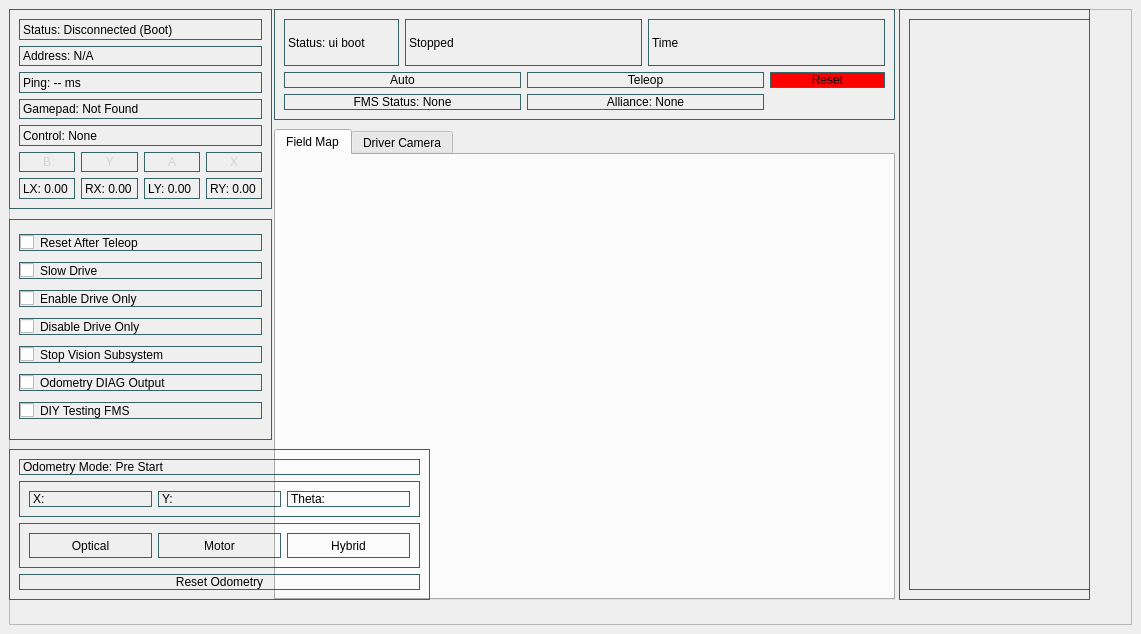
<?xml version="1.0" encoding="UTF-8"?>
<ui version="4.0">
 <class>MainWindow</class>
 <widget class="QMainWindow" name="MainWindow">
  <property name="geometry">
   <rect>
    <x>0</x>
    <y>0</y>
    <width>1141</width>
    <height>634</height>
   </rect>
  </property>
  <property name="windowTitle">
   <string>Driver Station</string>
  </property>
  <widget class="QWidget" name="centralwidget">
   <layout class="QGridLayout" name="gridLayout">
    <item row="0" column="0">
     <widget class="QFrame" name="frame">
      <property name="styleSheet">
       <string notr="true"/>
      </property>
      <property name="frameShape">
       <enum>QFrame::Shape::StyledPanel</enum>
      </property>
      <property name="frameShadow">
       <enum>QFrame::Shadow::Raised</enum>
      </property>
      <widget class="QFrame" name="frame_connection">
       <property name="geometry">
        <rect>
         <x>0</x>
         <y>0</y>
         <width>263</width>
         <height>200</height>
        </rect>
       </property>
       <property name="styleSheet">
        <string notr="true">border:1px solid rgb(55, 100, 102);</string>
       </property>
       <property name="frameShape">
        <enum>QFrame::Shape::StyledPanel</enum>
       </property>
       <property name="frameShadow">
        <enum>QFrame::Shadow::Raised</enum>
       </property>
       <layout class="QGridLayout" name="gridLayout_2">
        <item row="0" column="0">
         <layout class="QVBoxLayout" name="verticalLayout">
          <item>
           <widget class="QLabel" name="status_label">
            <property name="text">
             <string>Status: Disconnected (Boot)</string>
            </property>
           </widget>
          </item>
          <item>
           <widget class="QLabel" name="address_label">
            <property name="text">
             <string>Address: N/A</string>
            </property>
           </widget>
          </item>
          <item>
           <widget class="QLabel" name="ping_label">
            <property name="text">
             <string>Ping: -- ms</string>
            </property>
           </widget>
          </item>
          <item>
           <widget class="QLabel" name="gamepad_label">
            <property name="text">
             <string>Gamepad: Not Found</string>
            </property>
           </widget>
          </item>
          <item>
           <widget class="QLabel" name="control_mode_label">
            <property name="text">
             <string>Control: None</string>
            </property>
           </widget>
          </item>
          <item>
           <layout class="QHBoxLayout" name="horizontalLayout">
            <item>
             <widget class="QLabel" name="button_b_label">
              <property name="styleSheet">
               <string notr="true">color: lightgray</string>
              </property>
              <property name="text">
               <string>B</string>
              </property>
              <property name="alignment">
               <set>Qt::AlignmentFlag::AlignCenter</set>
              </property>
             </widget>
            </item>
            <item>
             <widget class="QLabel" name="button_y_label">
              <property name="styleSheet">
               <string notr="true">color: lightgray</string>
              </property>
              <property name="text">
               <string>Y</string>
              </property>
              <property name="alignment">
               <set>Qt::AlignmentFlag::AlignCenter</set>
              </property>
             </widget>
            </item>
            <item>
             <widget class="QLabel" name="button_a_label">
              <property name="styleSheet">
               <string notr="true">color: lightgray</string>
              </property>
              <property name="text">
               <string>A</string>
              </property>
              <property name="alignment">
               <set>Qt::AlignmentFlag::AlignCenter</set>
              </property>
             </widget>
            </item>
            <item>
             <widget class="QLabel" name="button_x_label">
              <property name="styleSheet">
               <string notr="true">color: lightgray</string>
              </property>
              <property name="text">
               <string>X</string>
              </property>
              <property name="alignment">
               <set>Qt::AlignmentFlag::AlignCenter</set>
              </property>
             </widget>
            </item>
           </layout>
          </item>
          <item>
           <layout class="QHBoxLayout" name="horizontalLayout_2">
            <item>
             <widget class="QLabel" name="lx_label">
              <property name="text">
               <string>LX: 0.00</string>
              </property>
             </widget>
            </item>
            <item>
             <widget class="QLabel" name="rx_label">
              <property name="text">
               <string>RX: 0.00</string>
              </property>
             </widget>
            </item>
            <item>
             <widget class="QLabel" name="ly_label">
              <property name="text">
               <string>LY: 0.00</string>
              </property>
             </widget>
            </item>
            <item>
             <widget class="QLabel" name="ry_label">
              <property name="text">
               <string>RY: 0.00</string>
              </property>
             </widget>
            </item>
           </layout>
          </item>
         </layout>
        </item>
       </layout>
      </widget>
      <widget class="QFrame" name="frame_robot_control">
       <property name="geometry">
        <rect>
         <x>265</x>
         <y>0</y>
         <width>621</width>
         <height>111</height>
        </rect>
       </property>
       <property name="styleSheet">
        <string notr="true">border:1px solid rgb(55, 100, 102);</string>
       </property>
       <layout class="QGridLayout" name="gridLayout_3">
        <item row="0" column="0">
         <widget class="QLabel" name="label">
          <property name="text">
           <string>Status: ui boot</string>
          </property>
         </widget>
        </item>
        <item row="0" column="3" colspan="2">
         <widget class="QLabel" name="timer">
          <property name="text">
           <string>Time</string>
          </property>
         </widget>
        </item>
        <item row="2" column="4">
         <widget class="QPushButton" name="btn_rst">
          <property name="autoFillBackground">
           <bool>false</bool>
          </property>
          <property name="styleSheet">
           <string notr="true">background: red;</string>
          </property>
          <property name="text">
           <string>Reset</string>
          </property>
         </widget>
        </item>
        <item row="2" column="0" colspan="2">
         <widget class="QPushButton" name="btn_auto">
          <property name="autoFillBackground">
           <bool>false</bool>
          </property>
          <property name="text">
           <string>Auto</string>
          </property>
         </widget>
        </item>
        <item row="2" column="2" colspan="2">
         <widget class="QPushButton" name="btn_teleop">
          <property name="mouseTracking">
           <bool>false</bool>
          </property>
          <property name="acceptDrops">
           <bool>true</bool>
          </property>
          <property name="toolTip">
           <string>Enable Teleop</string>
          </property>
          <property name="autoFillBackground">
           <bool>false</bool>
          </property>
          <property name="text">
           <string>Teleop</string>
          </property>
          <property name="flat">
           <bool>false</bool>
          </property>
         </widget>
        </item>
        <item row="0" column="1" colspan="2">
         <widget class="QLabel" name="robot_status">
          <property name="text">
           <string>Stopped</string>
          </property>
         </widget>
        </item>
        <item row="3" column="0" colspan="2">
         <widget class="QPushButton" name="btn_auto_2">
          <property name="autoFillBackground">
           <bool>false</bool>
          </property>
          <property name="text">
           <string>FMS Status: None</string>
          </property>
         </widget>
        </item>
        <item row="3" column="2" colspan="2">
         <widget class="QPushButton" name="btn_auto_3">
          <property name="autoFillBackground">
           <bool>false</bool>
          </property>
          <property name="text">
           <string>Alliance: None</string>
          </property>
         </widget>
        </item>
       </layout>
      </widget>
      <widget class="QTabWidget" name="main_center_tabs">
       <property name="geometry">
        <rect>
         <x>265</x>
         <y>120</y>
         <width>621</width>
         <height>471</height>
        </rect>
       </property>
       <property name="currentIndex">
        <number>0</number>
       </property>
       <widget class="QWidget" name="main_field_tab">
        <attribute name="title">
         <string>Field Map</string>
        </attribute>
        <layout class="QVBoxLayout" name="verticalLayout_main_field_tab">
         <property name="leftMargin">
          <number>0</number>
         </property>
         <property name="topMargin">
          <number>0</number>
         </property>
         <property name="rightMargin">
          <number>0</number>
         </property>
         <property name="bottomMargin">
          <number>0</number>
         </property>
         <item>
          <widget class="QWidget" name="field_view_placeholder" native="true"/>
         </item>
        </layout>
       </widget>
       <widget class="QWidget" name="main_driver_camera_tab">
        <attribute name="title">
         <string>Driver Camera</string>
        </attribute>
        <layout class="QVBoxLayout" name="verticalLayout_main_driver_camera_tab">
         <property name="leftMargin">
          <number>0</number>
         </property>
         <property name="topMargin">
          <number>0</number>
         </property>
         <property name="rightMargin">
          <number>0</number>
         </property>
         <property name="bottomMargin">
          <number>0</number>
         </property>
         <item>
          <widget class="QWidget" name="main_driver_camera_placeholder" native="true"/>
         </item>
        </layout>
       </widget>
      </widget>
      <widget class="QFrame" name="frame_keyboard">
       <property name="geometry">
        <rect>
         <x>890</x>
         <y>0</y>
         <width>191</width>
         <height>591</height>
        </rect>
       </property>
       <property name="styleSheet">
        <string notr="true">border:1px solid rgb(55, 100, 102);</string>
       </property>
       <property name="frameShape">
        <enum>QFrame::Shape::StyledPanel</enum>
       </property>
       <layout class="QVBoxLayout" name="verticalLayout_keyboard">
        <item>
         <widget class="QWidget" name="main_camera_stack_container" native="true">
          <property name="minimumSize">
           <size>
            <width>220</width>
            <height>0</height>
           </size>
          </property>
          <property name="styleSheet">
           <string notr="true"/>
          </property>
         </widget>
        </item>
       </layout>
      </widget>
      <widget class="QFrame" name="frame_connection_2">
       <property name="geometry">
        <rect>
         <x>0</x>
         <y>210</y>
         <width>263</width>
         <height>221</height>
        </rect>
       </property>
       <property name="styleSheet">
        <string notr="true">border:1px solid rgb(55, 100, 102);</string>
       </property>
       <property name="frameShape">
        <enum>QFrame::Shape::StyledPanel</enum>
       </property>
       <property name="frameShadow">
        <enum>QFrame::Shadow::Raised</enum>
       </property>
       <layout class="QGridLayout" name="gridLayout_4">
        <item row="5" column="0">
         <widget class="QCheckBox" name="check_odo">
          <property name="text">
           <string>Odometry DIAG Output</string>
          </property>
         </widget>
        </item>
        <item row="0" column="0">
         <widget class="QCheckBox" name="end_after_teleop">
          <property name="toolTip">
           <string>Pause after Teleop End</string>
          </property>
          <property name="text">
           <string>Reset After Teleop</string>
          </property>
          <property name="iconSize">
           <size>
            <width>30</width>
            <height>30</height>
           </size>
          </property>
         </widget>
        </item>
        <item row="4" column="0">
         <widget class="QCheckBox" name="disable_vision">
          <property name="text">
           <string>Stop Vision Subsystem</string>
          </property>
         </widget>
        </item>
        <item row="1" column="0">
         <widget class="QCheckBox" name="slow_drive">
          <property name="text">
           <string>Slow Drive</string>
          </property>
         </widget>
        </item>
        <item row="3" column="0">
         <widget class="QCheckBox" name="disable_drive">
          <property name="text">
           <string>Disable Drive Only</string>
          </property>
         </widget>
        </item>
        <item row="2" column="0">
         <widget class="QCheckBox" name="only_drive">
          <property name="text">
           <string>Enable Drive Only</string>
          </property>
         </widget>
        </item>
        <item row="6" column="0">
         <widget class="QCheckBox" name="checkBox">
          <property name="text">
           <string>DIY Testing FMS</string>
          </property>
         </widget>
        </item>
       </layout>
      </widget>
      <widget class="QFrame" name="frame_connection_3">
       <property name="geometry">
        <rect>
         <x>0</x>
         <y>440</y>
         <width>421</width>
         <height>151</height>
        </rect>
       </property>
       <property name="styleSheet">
        <string notr="true">border:1px solid rgb(55, 100, 102);</string>
       </property>
       <property name="frameShape">
        <enum>QFrame::Shape::StyledPanel</enum>
       </property>
       <property name="frameShadow">
        <enum>QFrame::Shadow::Raised</enum>
       </property>
       <layout class="QGridLayout" name="gridLayout_5">
        <item row="5" column="0">
         <widget class="QFrame" name="frame_2">
          <property name="frameShape">
           <enum>QFrame::Shape::StyledPanel</enum>
          </property>
          <property name="frameShadow">
           <enum>QFrame::Shadow::Raised</enum>
          </property>
          <layout class="QHBoxLayout" name="horizontalLayout_3">
           <item>
            <widget class="QPushButton" name="btn_odo_optical">
             <property name="sizePolicy">
              <sizepolicy hsizetype="Minimum" vsizetype="Expanding">
               <horstretch>0</horstretch>
               <verstretch>0</verstretch>
              </sizepolicy>
             </property>
             <property name="text">
              <string>Optical</string>
             </property>
            </widget>
           </item>
           <item>
            <widget class="QPushButton" name="btn_odo_motor">
             <property name="sizePolicy">
              <sizepolicy hsizetype="Minimum" vsizetype="Expanding">
               <horstretch>0</horstretch>
               <verstretch>0</verstretch>
              </sizepolicy>
             </property>
             <property name="text">
              <string>Motor</string>
             </property>
            </widget>
           </item>
           <item>
            <widget class="QPushButton" name="btn_odo_hybrid">
             <property name="sizePolicy">
              <sizepolicy hsizetype="Minimum" vsizetype="Expanding">
               <horstretch>0</horstretch>
               <verstretch>0</verstretch>
              </sizepolicy>
             </property>
             <property name="text">
              <string>Hybrid</string>
             </property>
            </widget>
           </item>
          </layout>
         </widget>
        </item>
        <item row="6" column="0">
         <widget class="QPushButton" name="pushButton">
          <property name="text">
           <string>Reset Odometry</string>
          </property>
         </widget>
        </item>
        <item row="3" column="0">
         <widget class="QLabel" name="label_odo_mode">
          <property name="text">
           <string>Odometry Mode: Pre Start</string>
          </property>
         </widget>
        </item>
        <item row="4" column="0">
         <widget class="QFrame" name="frame_3">
          <property name="frameShape">
           <enum>QFrame::Shape::StyledPanel</enum>
          </property>
          <property name="frameShadow">
           <enum>QFrame::Shadow::Raised</enum>
          </property>
          <layout class="QHBoxLayout" name="horizontalLayout_4">
           <item>
            <widget class="QLabel" name="label_3">
             <property name="text">
              <string>X:</string>
             </property>
            </widget>
           </item>
           <item>
            <widget class="QLabel" name="label_2">
             <property name="text">
              <string>Y:</string>
             </property>
            </widget>
           </item>
           <item>
            <widget class="QLabel" name="label_4">
             <property name="text">
              <string>Theta:</string>
             </property>
            </widget>
           </item>
          </layout>
         </widget>
        </item>
       </layout>
      </widget>
     </widget>
    </item>
   </layout>
  </widget>
 </widget>
 <resources/>
 <connections/>
</ui>
